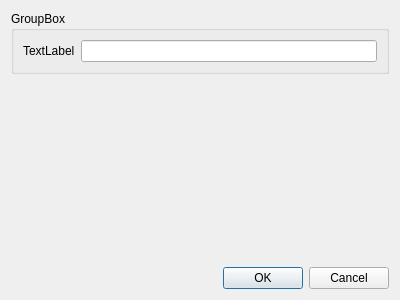
<?xml version="1.0" encoding="UTF-8"?>
<ui version="4.0">
 <class>Dialog</class>
 <widget class="QDialog" name="Dialog">
  <property name="geometry">
   <rect>
    <x>0</x>
    <y>0</y>
    <width>400</width>
    <height>300</height>
   </rect>
  </property>
  <property name="windowTitle">
   <string>Dialog</string>
  </property>
  <layout class="QVBoxLayout" name="verticalLayout">
   <item>
    <widget class="QGroupBox" name="groupBox">
     <property name="title">
      <string>GroupBox</string>
     </property>
     <layout class="QHBoxLayout" name="horizontalLayout">
      <item>
       <widget class="QLabel" name="label">
        <property name="text">
         <string>TextLabel</string>
        </property>
       </widget>
      </item>
      <item>
       <widget class="QLineEdit" name="lineEdit"/>
      </item>
     </layout>
    </widget>
   </item>
   <item>
    <spacer name="verticalSpacer">
     <property name="orientation">
      <enum>Qt::Orientation::Vertical</enum>
     </property>
     <property name="sizeHint" stdset="0">
      <size>
       <width>20</width>
       <height>176</height>
      </size>
     </property>
    </spacer>
   </item>
   <item>
    <widget class="QDialogButtonBox" name="buttonBox">
     <property name="orientation">
      <enum>Qt::Orientation::Horizontal</enum>
     </property>
     <property name="standardButtons">
      <set>QDialogButtonBox::StandardButton::Cancel|QDialogButtonBox::StandardButton::Ok</set>
     </property>
    </widget>
   </item>
  </layout>
 </widget>
 <resources/>
 <connections>
  <connection>
   <sender>buttonBox</sender>
   <signal>accepted()</signal>
   <receiver>Dialog</receiver>
   <slot>accept()</slot>
   <hints>
    <hint type="sourcelabel">
     <x>248</x>
     <y>254</y>
    </hint>
    <hint type="destinationlabel">
     <x>157</x>
     <y>274</y>
    </hint>
   </hints>
  </connection>
  <connection>
   <sender>buttonBox</sender>
   <signal>rejected()</signal>
   <receiver>Dialog</receiver>
   <slot>reject()</slot>
   <hints>
    <hint type="sourcelabel">
     <x>316</x>
     <y>260</y>
    </hint>
    <hint type="destinationlabel">
     <x>286</x>
     <y>274</y>
    </hint>
   </hints>
  </connection>
 </connections>
</ui>
